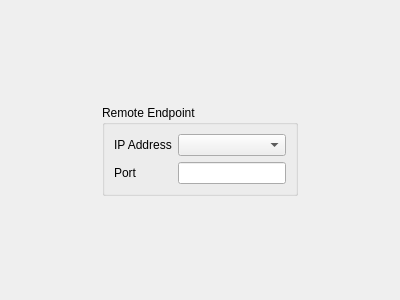
<?xml version="1.0" encoding="UTF-8"?>
<ui version="4.0">
 <class>ProjectManager::RemoteEndWizardPage</class>
 <widget class="QWizardPage" name="ProjectManager::RemoteEndWizardPage">
  <property name="geometry">
   <rect>
    <x>0</x>
    <y>0</y>
    <width>400</width>
    <height>300</height>
   </rect>
  </property>
  <property name="windowTitle">
   <string>WizardPage</string>
  </property>
  <property name="title">
   <string>Remote Endpoint Details</string>
  </property>
  <layout class="QVBoxLayout" name="verticalLayout">
   <item>
    <spacer name="verticalSpacer_2">
     <property name="orientation">
      <enum>Qt::Vertical</enum>
     </property>
     <property name="sizeHint" stdset="0">
      <size>
       <width>20</width>
       <height>81</height>
      </size>
     </property>
    </spacer>
   </item>
   <item>
    <layout class="QHBoxLayout" name="horizontalLayout">
     <item>
      <spacer name="horizontalSpacer_2">
       <property name="orientation">
        <enum>Qt::Horizontal</enum>
       </property>
       <property name="sizeHint" stdset="0">
        <size>
         <width>40</width>
         <height>20</height>
        </size>
       </property>
      </spacer>
     </item>
     <item>
      <widget class="QGroupBox" name="groupBox">
       <property name="title">
        <string>Remote Endpoint </string>
       </property>
       <layout class="QFormLayout" name="formLayout">
        <item row="0" column="0">
         <widget class="QLabel" name="label">
          <property name="text">
           <string>IP Address</string>
          </property>
         </widget>
        </item>
        <item row="0" column="1">
         <widget class="QComboBox" name="ipAddressComboBox"/>
        </item>
        <item row="1" column="0">
         <widget class="QLabel" name="label_2">
          <property name="text">
           <string>Port</string>
          </property>
         </widget>
        </item>
        <item row="1" column="1">
         <widget class="QLineEdit" name="portNumberLineEdit"/>
        </item>
       </layout>
      </widget>
     </item>
     <item>
      <spacer name="horizontalSpacer">
       <property name="orientation">
        <enum>Qt::Horizontal</enum>
       </property>
       <property name="sizeHint" stdset="0">
        <size>
         <width>40</width>
         <height>20</height>
        </size>
       </property>
      </spacer>
     </item>
    </layout>
   </item>
   <item>
    <spacer name="verticalSpacer">
     <property name="orientation">
      <enum>Qt::Vertical</enum>
     </property>
     <property name="sizeHint" stdset="0">
      <size>
       <width>20</width>
       <height>81</height>
      </size>
     </property>
    </spacer>
   </item>
  </layout>
 </widget>
 <resources/>
 <connections/>
</ui>
